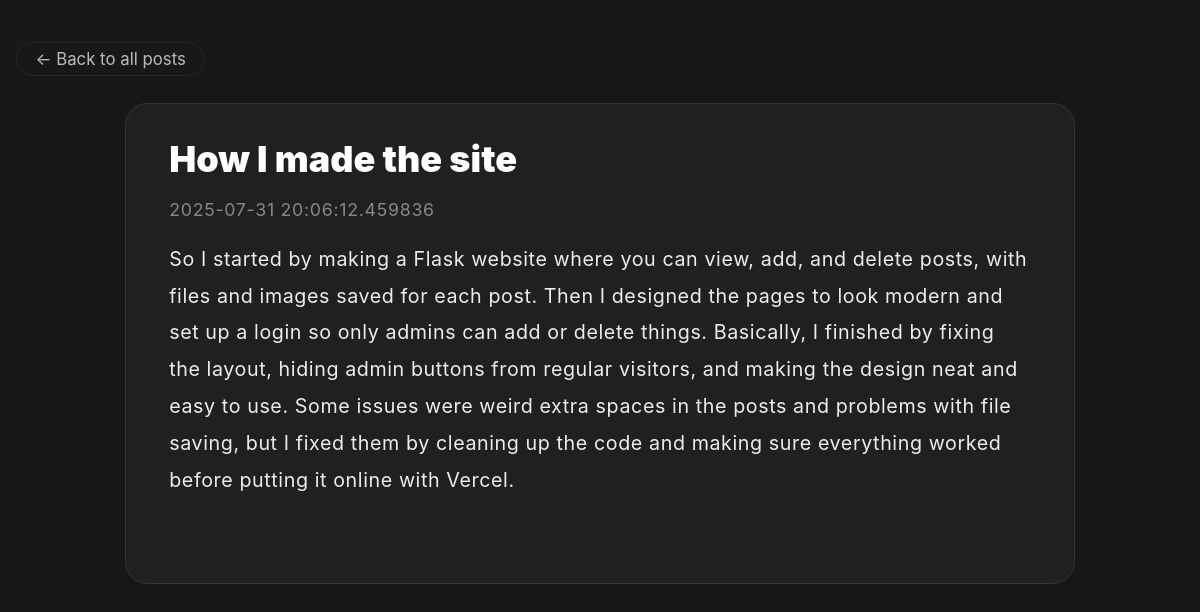
/post/38, run on the app's committed database.
### tables this page shows
CREATE TABLE posts (
        id INTEGER PRIMARY KEY AUTOINCREMENT,
        title TEXT NOT NULL,
        content TEXT NOT NULL,
        created_at TIMESTAMP DEFAULT CURRENT_TIMESTAMP
    , image_filename TEXT);

### api/app.py (the view)
@app.route("/post/<int:post_id>")
def single_post(post_id):
    post = get_post(post_id)
    if post:
        return render_template("post.html", post=post)
    return "Post not found", 404

### api/app.py (called while the page is built)
def get_post(post_id):
    with sqlite3.connect("posts.db") as conn:
        c = conn.cursor()
        c.execute("SELECT id, title, content, image_filename, created_at FROM posts WHERE id=?", (post_id,))
        return c.fetchone()

### api/templates/post.html (shortened to what this page needs)
<!DOCTYPE html>
<html lang="en">
  <head>
  </head>
  <body>
    <a class="back-link" href="/">&#8592; Back to all posts</a>
    <div class="container">
      <h1>{{ post[1] }}</h1>
      <time>{{ post[4] }}</time>
      <div class="post-content" style="white-space: pre-wrap">{{ post[2] }}</div>
    </div>
  </body>
</html>

### api/templates/post.html (style rules this page uses)
:root { --fg: #fff; --bg: #181818; --accent: #202020; --border: #353535; --muted: #888; --radius: 22px; --content-width: 950px; }
html, body { background: var(--bg); color: var(--fg); font-family: "Inter", "Segoe UI", Arial, sans-serif; margin: 0; padding: 0; min-height: 100vh; }
body { padding: 2.6rem 1rem; }
.container { background: var(--accent); border-radius: var(--radius); border: 1.5px solid var(--border); max-width: var(--content-width); width: 100%; margin: 0 auto; box-shadow: 0 4px 32px rgba(0, 0, 0, 0.07); padding: 2.1rem 2.7rem 2.2rem 2.7rem; box-sizing: border-box; overflow: hidden; word-break: break-word; display: flex; flex-direction: column; align-items: flex-start; }
h1 { font-size: 2.25rem; font-weight: 900; margin: 0 0 0.5em 0; color: #fff; text-align: left; align-self: flex-start; }
time { color: var(--muted); letter-spacing: 0.04em; margin-bottom: 0.5em; display: block; font-size: 1.11rem; align-self: flex-start; text-align: left; }
.post-content { font-size: 1.23rem; color: #ededed; line-height: 1.87; white-space: pre-wrap; letter-spacing: 0.03em; margin: 0.6em 0 0.8em 0; text-align: left; width: 100%; word-break: break-word; }
.back-link { display: inline-block; color: #bbb; background: none; padding: 0.36em 1.1em; margin-bottom: 1.6em; font-size: 1.05rem; border-radius: 40px; border: 1.5px solid #252525; text-decoration: none; transition: background 0.17s, color 0.17s; }

### data on the page
posts: title "How I made the site", created_at "2025-07-31 20:06:12.459836", content "So I started by making a Flask website where you can view, add, and delete posts, with files and images saved for each post. Then I designed the pages to look modern and set up a login so only admins can add or delete things. Basically, I finished by fixing the layout, hiding admin buttons from regular visitors, and making the design neat and easy to use. Some issues were weird extra spaces in the posts and problems with file saving, but I fixed them by cleaning up the code and making sure everything worked before putting it online with Vercel."
